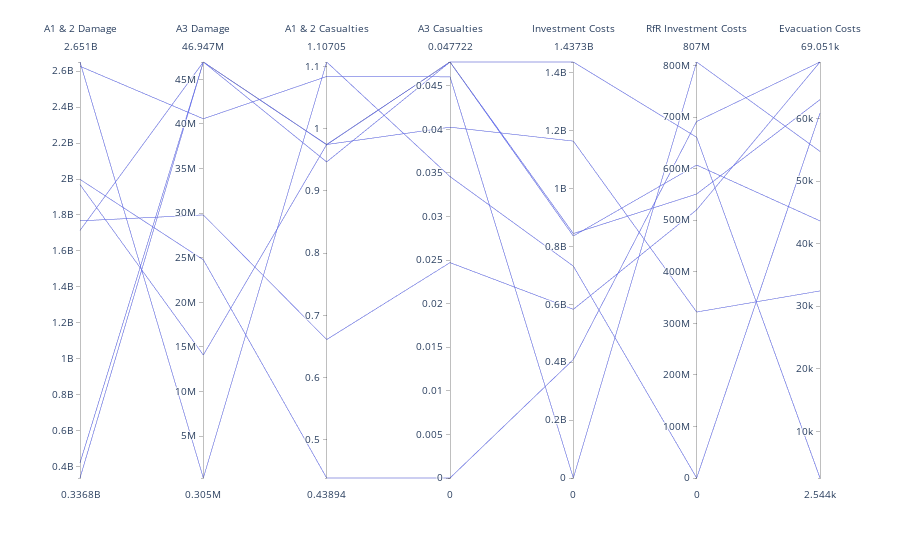

Notebook source saved alongside this figure:
### Code cell
fig = px.parallel_coordinates(max_regret, labels= {"A1_2 Aggr Expected Annual Damage" : "A1 & 2 Damage", "A3 Expected Annual Damage" : "A3 Damage", "A1_2 Aggr Expected Number of Deaths" : "A1 & 2 Casualties", "A3 Aggr Expected Number of Deaths" : "A3 Casualties", "A1_5 Dike Investment Costs" : "Investment Costs", "Room for River Investment Costs" : "RfR Investment Costs"})
fig.show()

### Figure 1 — Plotly figure (JSON) as saved in the notebook; plotly's stock layout.template omitted (floating-point values rounded to 4 significant figures)
{"data": [{"dimensions": [{"label": "A1 & 2 Damage", "values": [1714000000.0, 2627000000.0, 1998000000.0, 421000000.0, 1969000000.0, 2651000000.0, 1767000000.0, 336800000.0]}, {"label": "A3 Damage", "values": [46950000.0, 40580000.0, 24770000.0, 46950000.0, 14100000.0, 304700.0, 29800000.0, 46950000.0]}, {"label": "A1 & 2 Casualties", "values": [0.9745, 1.084, 0.4389, 0.9466, 0.9745, 1.107, 0.6613, 0.9742]}, {"label": "A3 Casualties", "values": [0.04772, 0.04602, 0, 0.04772, 0.04024, 0.03458, 0.02471, 0.04772]}, {"label": "Investment Costs", "values": [836200000.0, 0, 409500000.0, 844500000.0, 1164000000.0, 732100000.0, 582800000.0, 1437000000.0]}, {"label": "RfR Investment Costs", "values": [607100000, 807000000, 691700000, 550900000, 322000000, 0, 520200000, 661000000]}, {"label": "Evacuation Costs", "values": [43650.0, 54760.0, 69050.0, 63030.0, 32450.0, 60860.0, 69050.0, 2544.0]}], "domain": {"x": [0, 1], "y": [0, 1]}, "name": "", "type": "parcoords"}], "layout": {"legend": {"tracegroupgap": 0}, "margin": {"t": 60}}}
